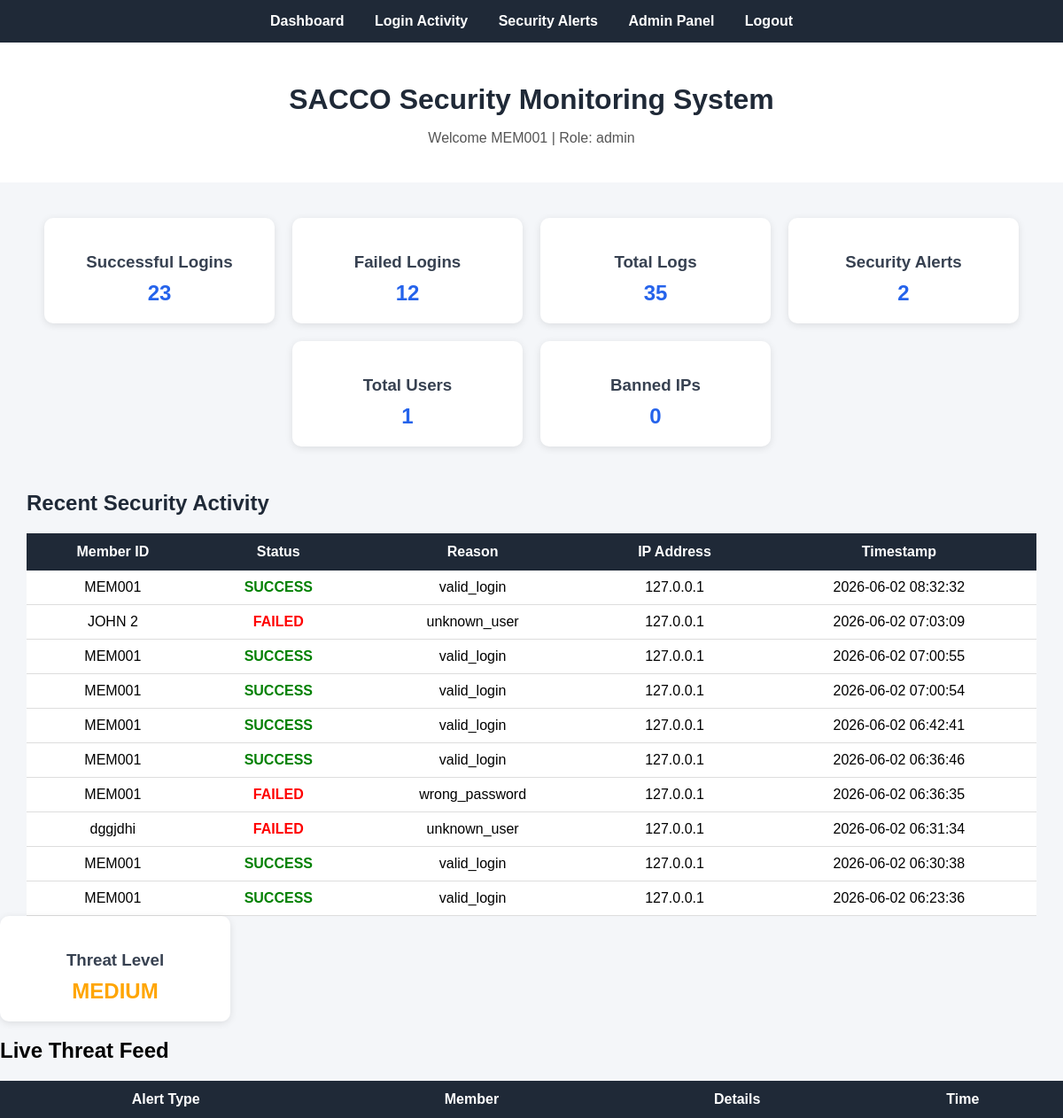
The page /dashboard (signed in) on the database as committed earlier.
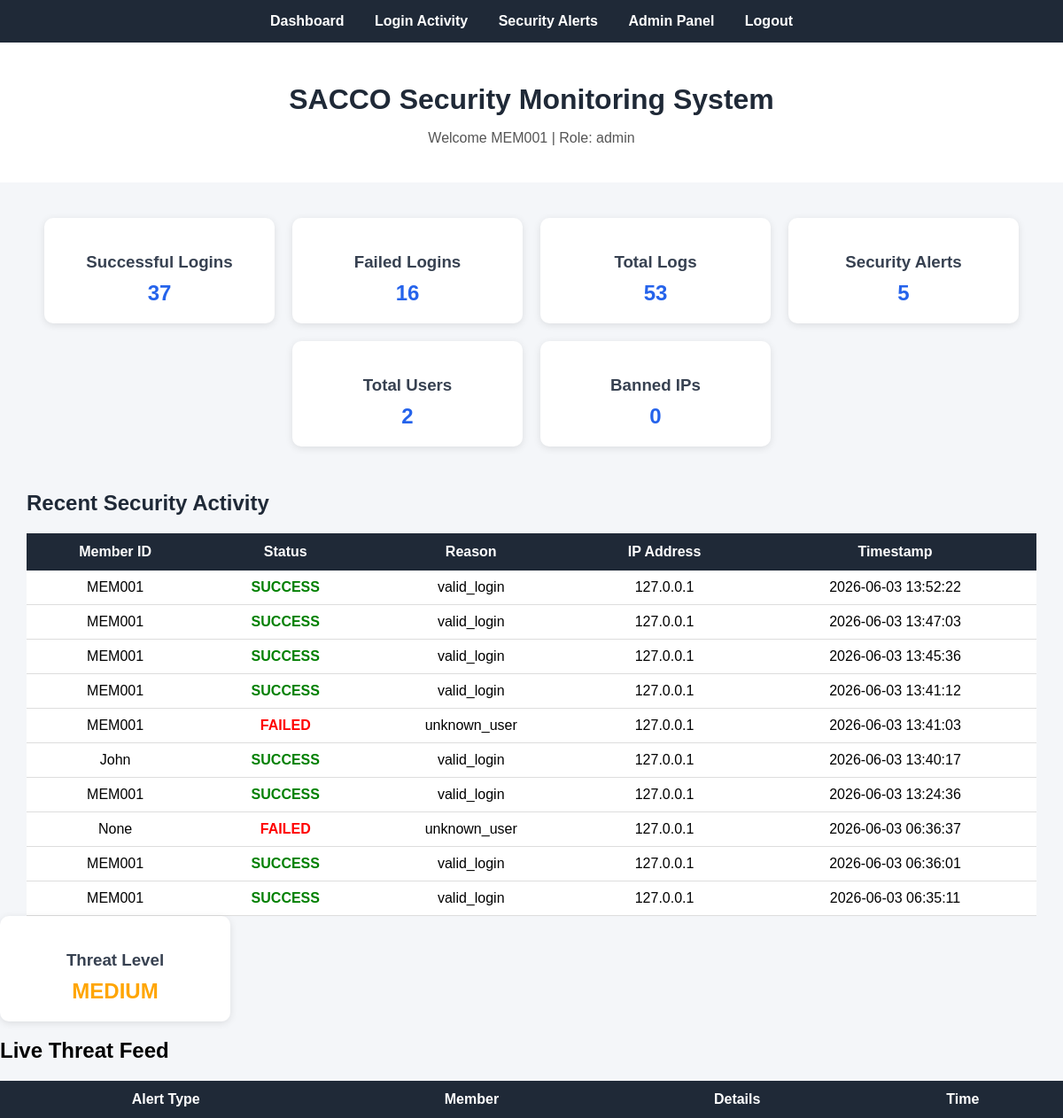
The same page on the database as committed later.
### tables this page shows
CREATE TABLE login_logs (
    id INTEGER PRIMARY KEY AUTOINCREMENT,
    member_id TEXT,
    status TEXT,
    reason TEXT,
    ip_address TEXT,
    timestamp DATETIME DEFAULT CURRENT_TIMESTAMP
);

### app.py (the view)
@app.route("/dashboard")
def dashboard():
    if "member_id" not in session:
        return redirect(url_for("login"))
    conn = get_db_connection()
    total_logs = conn.execute(
        "SELECT COUNT(*) AS count FROM login_logs"
    ).fetchone()["count"]
    total_alerts = conn.execute(
        "SELECT COUNT(*) AS count FROM security_alerts"
    ).fetchone()["count"]
    total_users = conn.execute(
        "SELECT COUNT(*) AS count FROM users"
    ).fetchone()["count"]
    failed_logins = conn.execute("""
        SELECT COUNT(*) AS count
        FROM login_logs
        WHERE status='FAILED'
    """).fetchone()["count"]
    successful_logins = conn.execute("""
        SELECT COUNT(*) AS count
        FROM login_logs
        WHERE status='SUCCESS'
    """).fetchone()["count"]
    banned_ips = conn.execute("""
        SELECT COUNT(*) AS count
        FROM ip_bans
    """).fetchone()["count"]
    recent_logs = conn.execute("""
        SELECT *
        FROM login_logs
        ORDER BY timestamp DESC
        LIMIT 10
    """).fetchall()
    if failed_logins >= 20 or total_alerts >= 10:
        threat_level = "HIGH"
    elif failed_logins >= 5 or total_alerts >= 3:
        threat_level = "MEDIUM"
    else:
        threat_level = "LOW"
    conn.close()
    return render_template(
        "dashboard.html",
        total_logs=total_logs,
        total_alerts=total_alerts,
        total_users=total_users,
        failed_logins=failed_logins,
        successful_logins=successful_logins,
        banned_ips=banned_ips,
        recent_logs=recent_logs,
        threat_level=threat_level,
        member_id=session["member_id"],
        role=session["role"]
    )

### database.py (called while the page is built)
def get_db_connection():
    conn = sqlite3.connect(DB_NAME)
    conn.row_factory = sqlite3.Row
    return conn

### templates/dashboard.html (shortened to what this page needs)
<!DOCTYPE html>
<html>
<head>
</head>
<body>
    <div class="navbar">
        <a href="/dashboard">Dashboard</a>
        <a href="/logs">Login Activity</a>
        <a href="/alerts">Security Alerts</a>
        {% if role == "admin" %}
            <a href="/admin">Admin Panel</a>
        {% endif %}
        <a href="/logout">Logout</a>
    </div>
    <div class="header">
        <h1>SACCO Security Monitoring System</h1>
        <p>Welcome {{ member_id }} | Role: {{ role }}</p>
    </div>
    <div class="cards">
        <a href="/logs?status=SUCCESS" class="card-link">
            <div class="card">
                <h3>Successful Logins</h3>
                <h2>{{ successful_logins }}</h2>
            </div>
        </a>
        <a href="/logs?status=FAILED" class="card-link">
            <div class="card">
                <h3>Failed Logins</h3>
                <h2>{{ failed_logins }}</h2>
            </div>
        </a>
        <a href="/logs" class="card-link">
            <div class="card">
                <h3>Total Logs</h3>
                <h2>{{ total_logs }}</h2>
            </div>
        </a>
        <a href="/alerts" class="card-link">
            <div class="card">
                <h3>Security Alerts</h3>
                <h2>{{ total_alerts }}</h2>
            </div>
        </a>
        <a href="/admin" class="card-link">
            <div class="card">
                <h3>Total Users</h3>
                <h2>{{ total_users }}</h2>
            </div>
        </a>
        <div class="card">
            <h3>Banned IPs</h3>
            <h2>{{ banned_ips }}</h2>
        </div>
    </div>
    <div class="section">
        <h2>Recent Security Activity</h2>
        <table>
            <tr>
                <th>Member ID</th>
                <th>Status</th>
                <th>Reason</th>
                <th>IP Address</th>
                <th>Timestamp</th>
            </tr>
            {% for log in recent_logs %}
            <tr>
                <td>{{ log.member_id }}</td>
                <td>
                    {% if log.status == "SUCCESS" %}
                        <span class="success">SUCCESS</span>
                    {% else %}
                        <span class="failed">FAILED</span>
                    {% endif %}
                </td>
                <td>{{ log.reason }}</td>
                <td>{{ log.ip_address }}</td>
                <td>{{ log.timestamp }}</td>
            </tr>
            {% endfor %}
        </table>
    </div>
</body>
</html>
<div class="card">
    <h3>Threat Level</h3>
    {% if threat_level == "HIGH" %}
        <h2 style="color:red;">HIGH</h2>
    {% elif threat_level == "MEDIUM" %}
        <h2 style="color:orange;">MEDIUM</h2>
    {% else %}
        <h2 style="color:green;">LOW</h2>
    {% endif %}
</div>
<h2>Live Threat Feed</h2>
<table>
    <tr>
        <th>Alert Type</th>
        <th>Member</th>
        <th>Details</th>
        <th>Time</th>
    </tr>
</table>

Rows that differ between the two databases and show on the page:
no longer on this page (row unchanged): login_logs: member_id "MEM001", status "SUCCESS", reason "valid_login", ip_address "127.0.0.1", timestamp "2026-06-02 08:32:32"
no longer on this page (row unchanged): login_logs: member_id "JOHN 2", status "FAILED", reason "unknown_user", ip_address "127.0.0.1", timestamp "2026-06-02 07:03:09"
no longer on this page (row unchanged): login_logs: member_id "MEM001", status "SUCCESS", reason "valid_login", ip_address "127.0.0.1", timestamp "2026-06-02 07:00:55"
no longer on this page (row unchanged): login_logs: member_id "MEM001", status "SUCCESS", reason "valid_login", ip_address "127.0.0.1", timestamp "2026-06-02 07:00:54"
no longer on this page (row unchanged): login_logs: member_id "MEM001", status "SUCCESS", reason "valid_login", ip_address "127.0.0.1", timestamp "2026-06-02 06:42:41"
no longer on this page (row unchanged): login_logs: member_id "MEM001", status "SUCCESS", reason "valid_login", ip_address "127.0.0.1", timestamp "2026-06-02 06:36:46"
no longer on this page (row unchanged): login_logs: member_id "MEM001", status "FAILED", reason "wrong_password", ip_address "127.0.0.1", timestamp "2026-06-02 06:36:35"
no longer on this page (row unchanged): login_logs: member_id "dggjdhi", status "FAILED", reason "unknown_user", ip_address "127.0.0.1", timestamp "2026-06-02 06:31:34"
no longer on this page (row unchanged): login_logs: member_id "MEM001", status "SUCCESS", reason "valid_login", ip_address "127.0.0.1", timestamp "2026-06-02 06:30:38"
no longer on this page (row unchanged): login_logs: member_id "MEM001", status "SUCCESS", reason "valid_login", ip_address "127.0.0.1", timestamp "2026-06-02 06:23:36"
added login_logs: member_id "MEM001", status "SUCCESS", reason "valid_login", ip_address "127.0.0.1", timestamp "2026-06-03 13:52:22"
added login_logs: member_id "MEM001", status "SUCCESS", reason "valid_login", ip_address "127.0.0.1", timestamp "2026-06-03 13:47:03"
added login_logs: member_id "MEM001", status "SUCCESS", reason "valid_login", ip_address "127.0.0.1", timestamp "2026-06-03 13:45:36"
added login_logs: member_id "MEM001", status "SUCCESS", reason "valid_login", ip_address "127.0.0.1", timestamp "2026-06-03 13:41:12"
added login_logs: member_id "MEM001", status "FAILED", reason "unknown_user", ip_address "127.0.0.1", timestamp "2026-06-03 13:41:03"
added login_logs: member_id "John", status "SUCCESS", reason "valid_login", ip_address "127.0.0.1", timestamp "2026-06-03 13:40:17"
added login_logs: member_id "MEM001", status "SUCCESS", reason "valid_login", ip_address "127.0.0.1", timestamp "2026-06-03 13:24:36"
added login_logs: member_id "None", status "FAILED", reason "unknown_user", ip_address "127.0.0.1", timestamp "2026-06-03 06:36:37"
added login_logs: member_id "MEM001", status "SUCCESS", reason "valid_login", ip_address "127.0.0.1", timestamp "2026-06-03 06:36:01"
added login_logs: member_id "MEM001", status "SUCCESS", reason "valid_login", ip_address "127.0.0.1", timestamp "2026-06-03 06:35:11"
Other text that changed with them:
{{ successful_logins }}: "23" → "37"
{{ failed_logins }}: "12" → "16"
{{ total_logs }}: "35" → "53"
{{ total_alerts }}: "2" → "5"
{{ total_users }}: "1" → "2"
